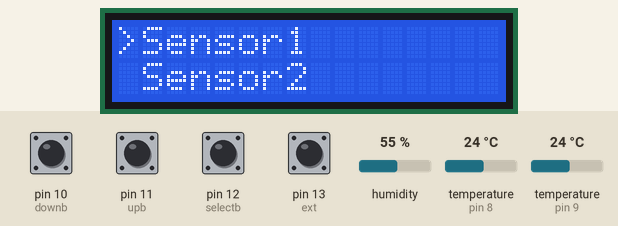
This sketch was run on a simulated Arduino Uno, built with avr-gcc and run on an emulated ATmega328P. Parts: 16×2 character LCD. The inputs (shaded band) are chosen by the test bench; at power-on: pin 10 (downb), pin 11 (upb), pin 12 (selectb), pin 13 (ext) HIGH, humidity 55 %, temperature (sensors on pin 8, pin 9) 24 °C.

Above: at 1.2 s.
1.3 s: pin 11 (upb) pulled LOW for 0.15 s
At 2.3 s:
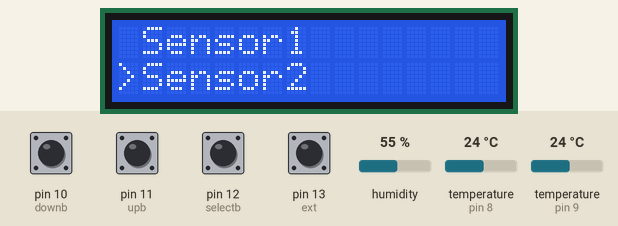
2.9 s: pin 12 (selectb) pulled LOW for 0.15 s
At 4.9 s:
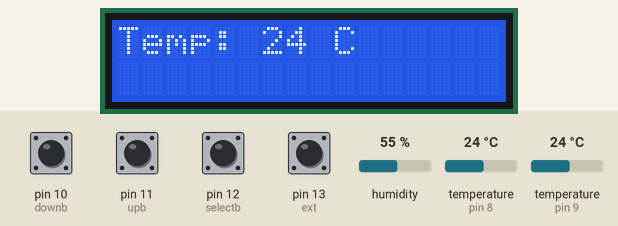
5.2 s: pin 11 (upb) pulled LOW for 1 s
At 6.4 s:
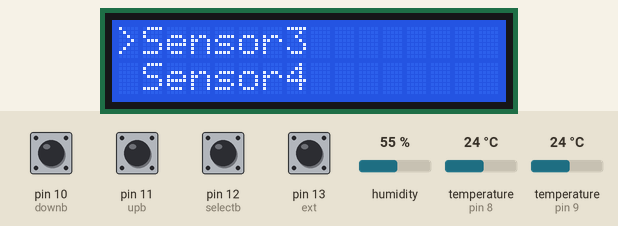
7.7 s: pin 12 (selectb) pulled LOW for 1 s
At 8.1 s:
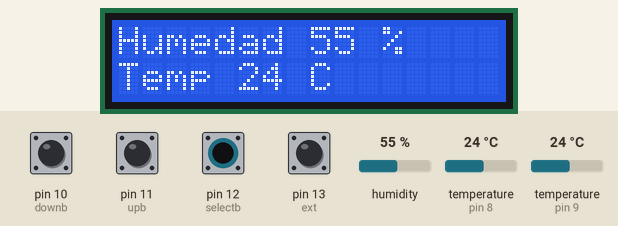
10.2 s: pin 10 (downb) pulled LOW for 0.15 s
At 11.4 s:
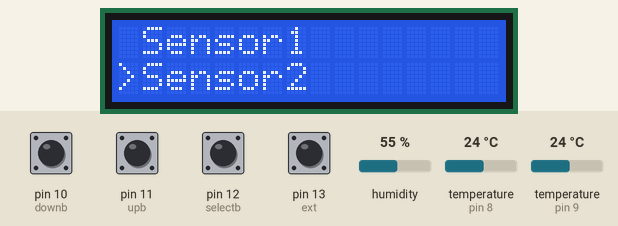
11.8 s: pin 10 (downb) pulled LOW for 1 s
At 12.7 s:
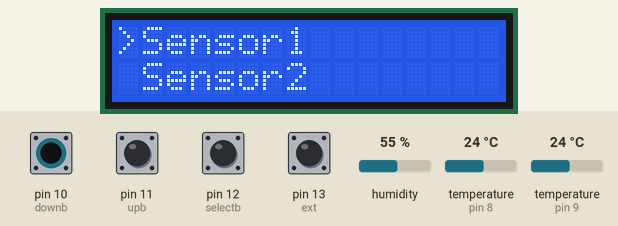
Timing chart, 0 to 14.8 s (numbered marks = the images above; inputs shaded):
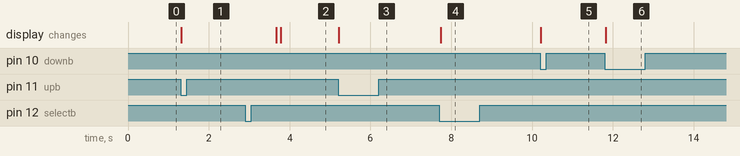

The sketch:

Menu2.ino
```cpp
//Libraries used on the project//

#include <Wire.h>
#include <LiquidCrystal_I2C.h>

#include <OneWire.h>
#include <DallasTemperature.h>

#include <DHT.h>

LiquidCrystal_I2C lcd(0x27, 16, 2);

// Defining pins and variables//
int downb = 10;
int upb= 11;
int selectb = 12;
int ext = 13;
int menu = 1;
int ONE_WIRE_BUS = 8;
int SENSOR = 9;

int temp1;
int hum1;

OneWire oneWire(ONE_WIRE_BUS);
DallasTemperature sensors(&oneWire);
DHT dht(SENSOR,DHT11);

//Instructions for each pin//
void setup() {
  lcd.begin();
  lcd.backlight();
  pinMode(upb, INPUT_PULLUP);
  pinMode(downb, INPUT_PULLUP);
  pinMode(selectb, INPUT_PULLUP);
  pinMode(ext, INPUT_PULLUP);
  pinMode(2, INPUT);
  sensors.begin();
  dht.begin();
  updateMenu();
}
// Buttons interaction//
void loop() {
  //up button//
    if (!digitalRead(upb)){
     menu ++;
     updateMenu();
     delay(100);
     while(!digitalRead(upb));
    }
//down button//
    if (!digitalRead(downb)){
     menu --;
     updateMenu();
     delay(100);
     while(!digitalRead(downb));
    }
//select button//
    if(!digitalRead(selectb)){
     executeAction();
     delay(100);
     while(!digitalRead(selectb));
    }
//exit button//
    if(!digitalRead(ext)){
      updateMenu();
      delay(100);
      while(!digitalRead(ext));
    }
  }
// Menu funtions//
void updateMenu() {
  switch (menu) {
    case 0:
      menu = 1;
    case 1:
      lcd.clear();
      lcd.print(">Sensor1");
      lcd.setCursor(0, 1);
      lcd.print(" Sensor2");
      break;
    case 2:
      lcd.clear();
      lcd.print(" Sensor1");
      lcd.setCursor(0, 1);
      lcd.print(">Sensor2");
      break;
    case 3:
      lcd.clear();
      lcd.print(">Sensor3");
      lcd.setCursor(0, 1);
      lcd.print(" Sensor4");
      break;
    case 4:
      lcd.clear();
      lcd.print(" Sensor3");
      lcd.setCursor(0, 1);
      lcd.print(">Sensor4");
      break;
    case 5:
      menu = 4;
      break;
 }
}
//Execution of the sensors//
void executeAction(){
  switch (menu) {
    case 1:
      actsensor1();
      break;
    case 2:
      actsensor2();
      break;
    case 3:
      actsensor3();
      break;
    case 4:
      actsensor4();
      break;
  }
}

//Individual funtions for the sensors//

//Soil sensor funtion//
void actsensor1(){
  int val = analogRead(A0);
  int h = ((val)*-.160513)+ 164.2047;

  lcd.setCursor(0,0);
  lcd.print("Humedad: ");
  lcd.print(h);
  lcd.print("%");

  lcd.setCursor (0,1);
  lcd.print("de la tierra");
  delay(100);
}
//DS18B20 sensor funtion//
void actsensor2(){
  sensors.requestTemperatures();

  float temp = sensors.getTempCByIndex(0);
  int t = temp;

  lcd.setCursor (0, 0 );
  lcd.print("Temp: ");
  lcd.print(t);
  lcd.print(" C");
  delay(100);

  lcd.setCursor (0,1);
  lcd.print("            ");
  delay(100);
}
//DHT11 sensor funtion//
void actsensor3(){
 hum1 = dht.readHumidity();
 temp1 = dht.readTemperature();

  lcd.setCursor(0,0);
  lcd.print("Humedad ");
  lcd.print(hum1);
  lcd.print(" %");

  lcd.setCursor(0,1);
  lcd.print("Temp ");
  lcd.print(temp1);
  lcd.print(" C");
  delay (100);
}
//Just a message//
void actsensor4(){

  lcd.setCursor(0,0);
  lcd.print("There you go man");
  lcd.setCursor (0,1);
  lcd.print("            ");
  delay(100);

}
```

Measured:
- after the input at 1.3 s, the display: changes at once (image 1)
- after the input at 2.9 s, the display: first changes after 0.77 s (image 2 shows a later state)
- after the input at 5.2 s, the display: changes at once (image 3)
- after the input at 7.7 s, the display: changes at once (image 4)
- after the input at 10.2 s, the display: changes at once (image 5)
- after the input at 11.8 s, the display: changes at once (image 6)
